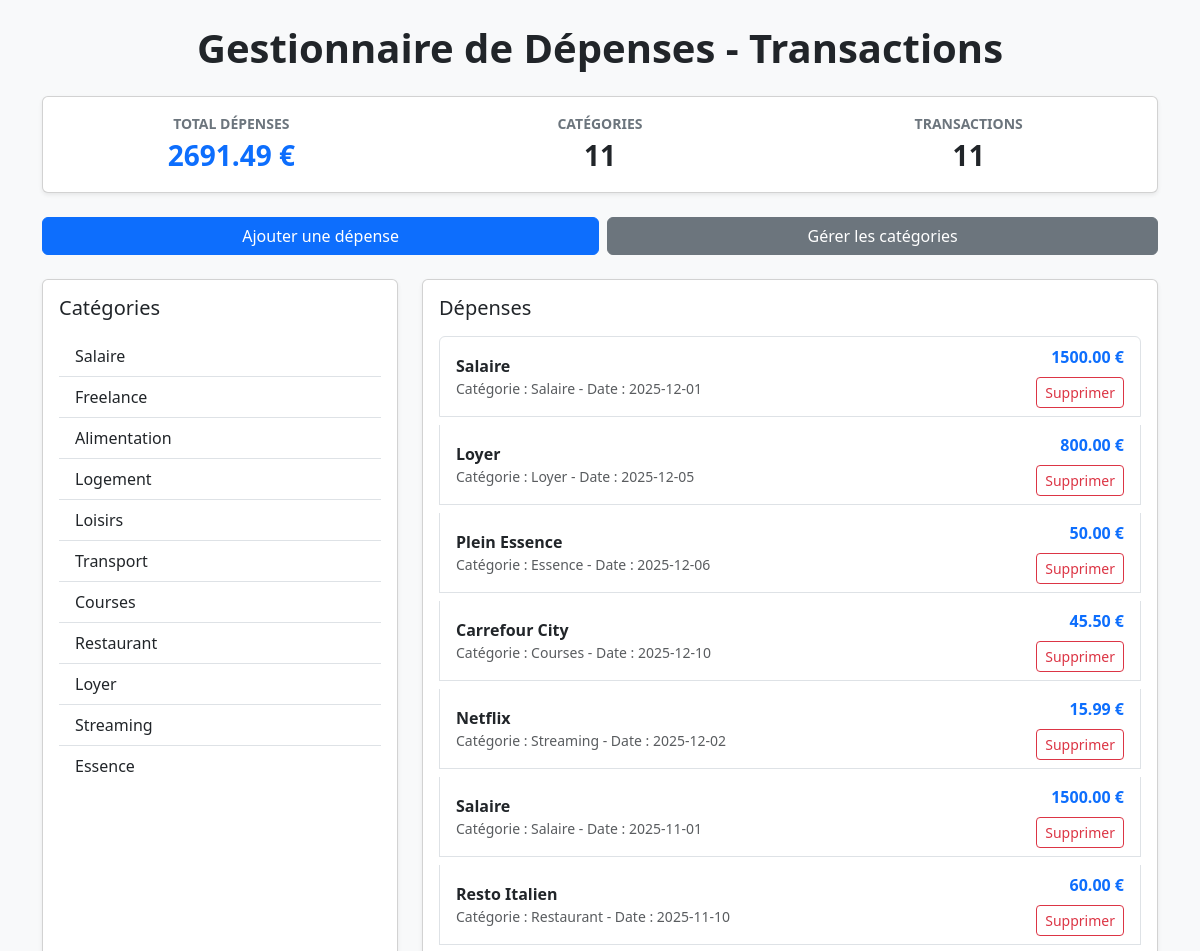
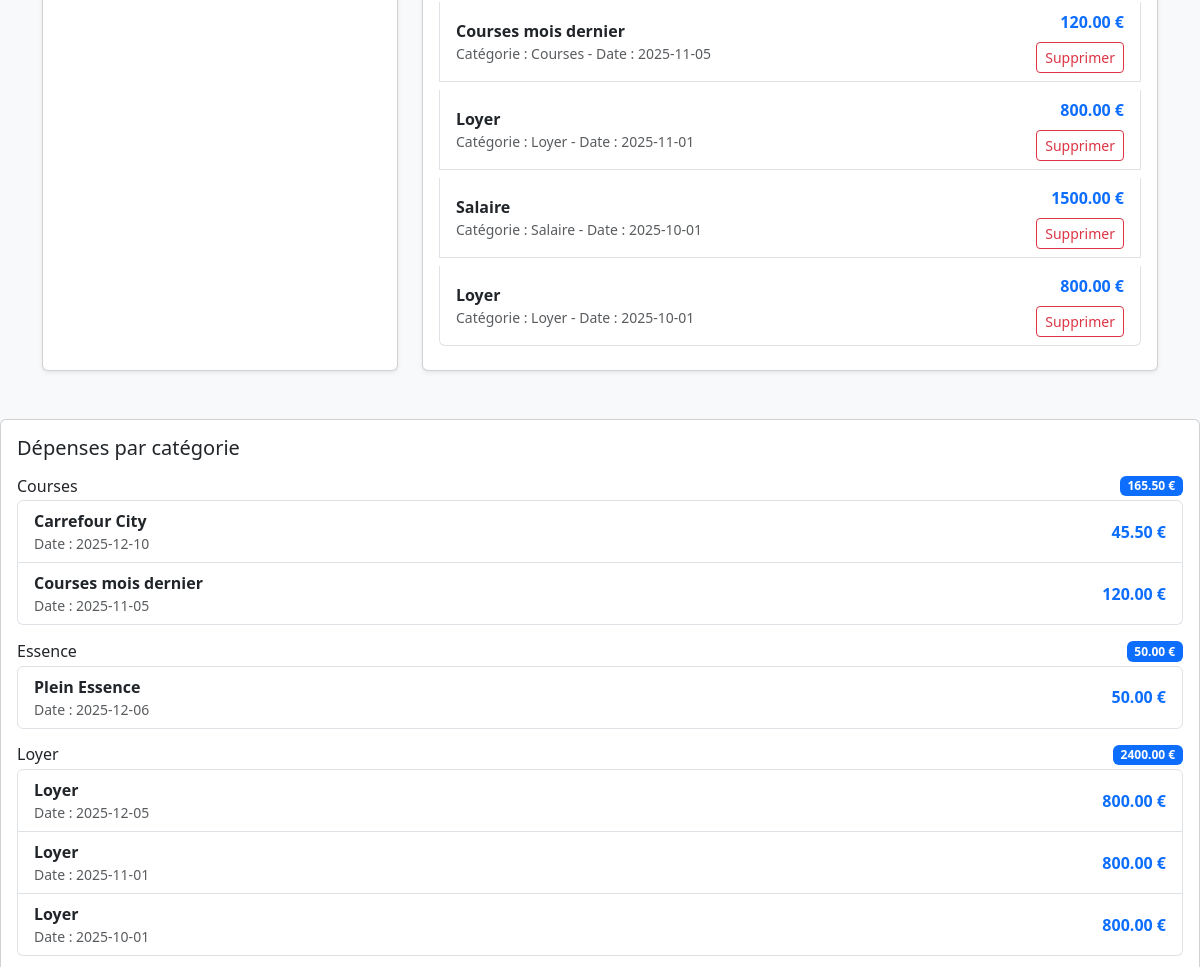
/transactions/transactions-page (upper part), run on an earlier commit of the app's database (2 pictures, top to bottom).
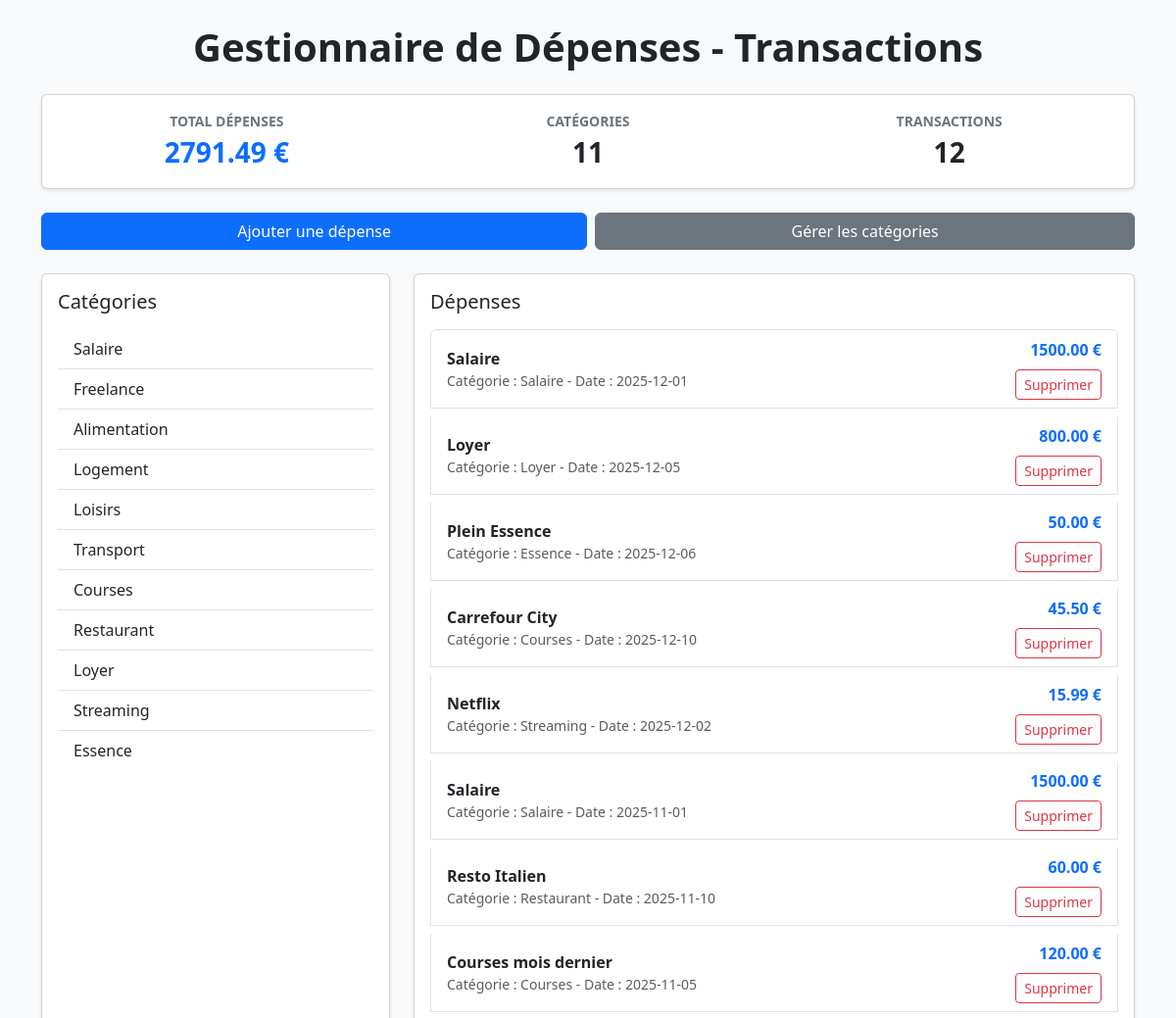
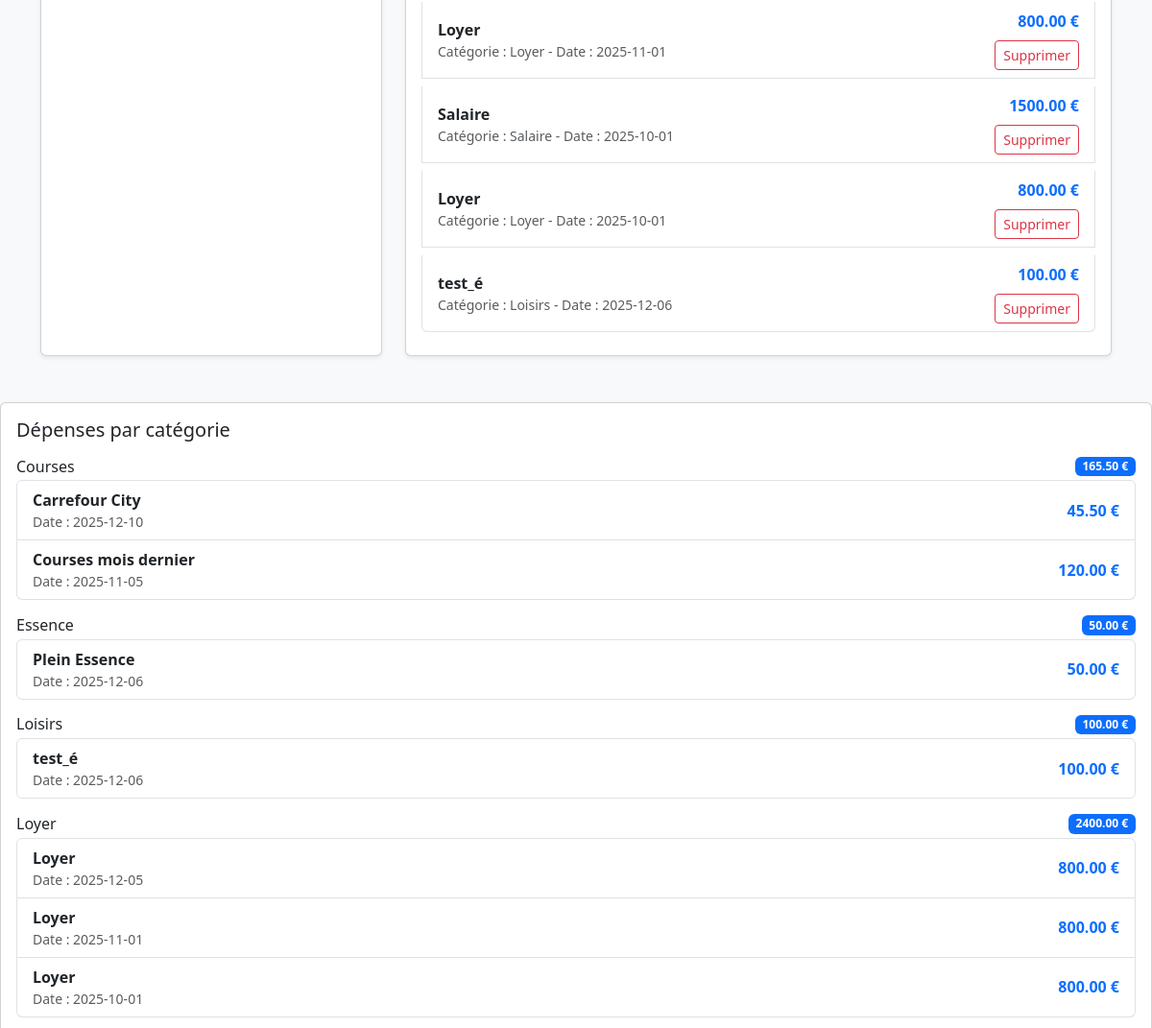
And on a later commit of the database (2 pictures, top to bottom).
### app/db/models.py (models this page shows)
class Category(Base):
    __tablename__ = "categories"
    id = Column(Integer, primary_key=True, index=True)
    name = Column(String, unique=True, index=True)
    type = Column(String) # "depense" ou "revenu"
    parent_id = Column(Integer, ForeignKey("categories.id"), nullable=True)
    parent = relationship("Category", remote_side=[id], backref="subcategories")
    transactions = relationship("Transaction", back_populates="category")

class Transaction(Base):
    __tablename__ = "transactions"
    id = Column(Integer, primary_key=True, index=True)
    amount = Column(Float)
    label = Column(String)
    date = Column(DateTime, default=datetime.utcnow)
    category_id = Column(Integer, ForeignKey("categories.id"))
    category = relationship("Category", back_populates="transactions")

### app/api/routes_transactions.py (the view)
@router.get("/transactions-page", response_class=HTMLResponse)
def transactions_page(request: Request, db: Session = Depends(get_db)):
    overview = transaction_service.get_transactions_overview(db)
    return templates.TemplateResponse("transactions.html", {
        "request": request,
        **overview
    })

### app/templates/transactions.html (shortened to what this page needs)
<!doctype html>
<html lang="fr">
  <head>
    <link
      href="https://cdn.jsdelivr.net/npm/bootstrap@5.3.0/dist/css/bootstrap.min.css"
      rel="stylesheet"
    >
  </head>
  <body class="bg-light">
    <div class="container py-4">
      <header class="text-center mb-4">
        <h1 class="fw-bold">Gestionnaire de Dépenses - Transactions</h1>
      </header>
      <section class="card shadow-sm mb-4">
        <div class="card-body">
          <div class="row text-center">
            <div class="col-md-4 mb-3 mb-md-0">
              <div class="fw-semibold text-secondary text-uppercase small">Total Dépenses</div>
              <div class="fs-3 fw-bold text-primary">{{ '%.2f' | format(total_expenses or 0) }} €</div>
            </div>
            <div class="col-md-4 mb-3 mb-md-0">
              <div class="fw-semibold text-secondary text-uppercase small">Catégories</div>
              <div class="fs-3 fw-bold">{{ total_categories }}</div>
            </div>
            <div class="col-md-4">
              <div class="fw-semibold text-secondary text-uppercase small">Transactions</div>
              <div class="fs-3 fw-bold">{{ total_transactions }}</div>
            </div>
          </div>
        </div>
      </section>
      <section class="d-flex flex-column flex-md-row gap-2 mb-4">
        <button class="btn btn-primary flex-fill" data-bs-toggle="modal" data-bs-target="#expenseModal">
          Ajouter une dépense
        </button>
        <a href="/categories/" class="btn btn-secondary flex-fill text-center">Gérer les catégories</a>
      </section>
      <div class="row">
        <div class="col-lg-4 mb-4">
          <section class="card shadow-sm h-100">
            <div class="card-body">
              <h2 class="h5 mb-3">Catégories</h2>
              {% if categories %}
                <ul class="list-group list-group-flush">
                  {% for cat in categories %}
                    <li class="list-group-item d-flex justify-content-between align-items-center">
                      <span>{{ cat.name }}</span>
                    </li>
                  {% endfor %}
                </ul>
              {% else %}
                <div class="text-center text-muted py-4">
                  <div class="fs-1">📁</div>
                  <p class="mb-0">Aucune catégorie. Créez-en une sur la page "Catégories".</p>
                </div>
              {% endif %}
            </div>
          </section>
        </div>
        <div class="col-lg-8 mb-4">
          <section class="card shadow-sm h-100">
            <div class="card-body">
              <h2 class="h5 mb-3">Dépenses</h2>
              {% if transactions %}
                <div class="list-group">
                  {% for t in transactions %}
                    <div class="list-group-item mb-2">
                      <div class="d-flex justify-content-between align-items-center">
                        <div>
                          <div class="fw-bold">{{ t.label or 'Dépense' }}</div>
                          <div class="small text-muted">
                            {% if t.category %}
                              Catégorie : {{ t.category.name }} -
                            {% else %}
                              Sans catégorie -
                            {% endif %}
                            Date : {{ t.date.strftime('%Y-%m-%d') }}
                          </div>
                        </div>
                        <div class="text-end ms-3">
                          <div class="fw-bold text-primary">{{ '%.2f' | format(t.amount) }} €</div>
                          <form method="post" action="/transactions/{{ t.id }}" class="mt-2">
                            <button type="submit" class="btn btn-sm btn-outline-danger">Supprimer</button>
                          </form>
                        </div>
                      </div>
                    </div>
                  {% endfor %}
                </div>
              {% else %}
                <div class="text-center text-muted py-4">
                  <div class="fs-1">💰</div>
                  <p class="mb-0">Aucune dépense enregistrée. Ajoutez votre première dépense !</p>
                </div>
              {% endif %}
            </div>
          </section>
        </div>
      </div>
    </div>
    <section class="card shadow-sm mb-4">
        <div class="card-body">
          <h2 class="h5 mb-3">Dépenses par catégorie</h2>
          {% set txns_with_category = transactions | selectattr('category', 'ne', None) | list %}
          {% if txns_with_category %}
            {% for group in txns_with_category | groupby('category.name') %}
              <div class="mb-3">
                <div class="d-flex justify-content-between align-items-center mb-1">
                  <h3 class="h6 mb-0">{{ group.grouper }}</h3>
                  <span class="badge bg-primary">
                    {{
                      '%.2f' | format(
                        group.list | map(attribute='amount') | sum
                      )
                    }} €
                  </span>
                </div>
                <ul class="list-group">
                  {% for t in group.list %}
                    <li class="list-group-item d-flex justify-content-between align-items-center">
                      <div>
                        <div class="fw-semibold">{{ t.label or 'Dépense' }}</div>
                        <div class="small text-muted">
                          Date : {{ t.date.strftime('%Y-%m-%d') }}
                        </div>
                      </div>
                      <div class="fw-bold text-primary">
                        {{ '%.2f' | format(t.amount) }} €
                      </div>
                    </li>
                  {% endfor %}
                </ul>
              </div>
            {% endfor %}
          {% else %}
            <div class="text-muted">
              Aucune dépense avec catégorie pour le moment.
            </div>
          {% endif %}
        </div>
      </section>
  </body>
</html>

What changed in the data, as far as the page shows it:
now on one of the page's lists (row unchanged): Category: grouper "Loisirs"
added Transaction: label "test_é", category.name "Loisirs", date "2025-12-06", amount "100.00"
Also different on the page:
{{ '%.2f' | format(total_expenses or 0) }}: "2691.49" → "2791.49"
{{ total_transactions }}: "11" → "12"
